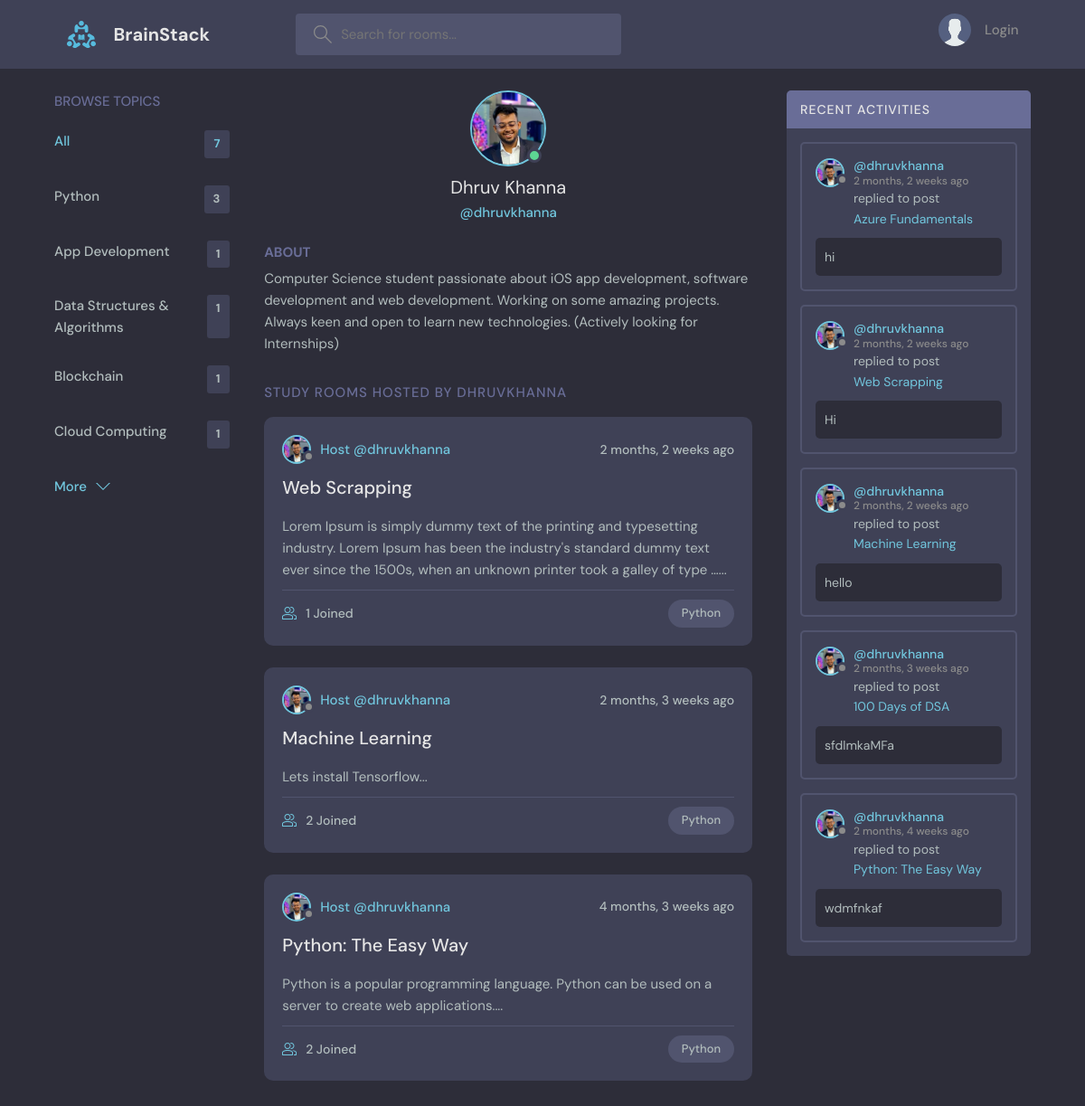
The app's page /profile/1/, older data.
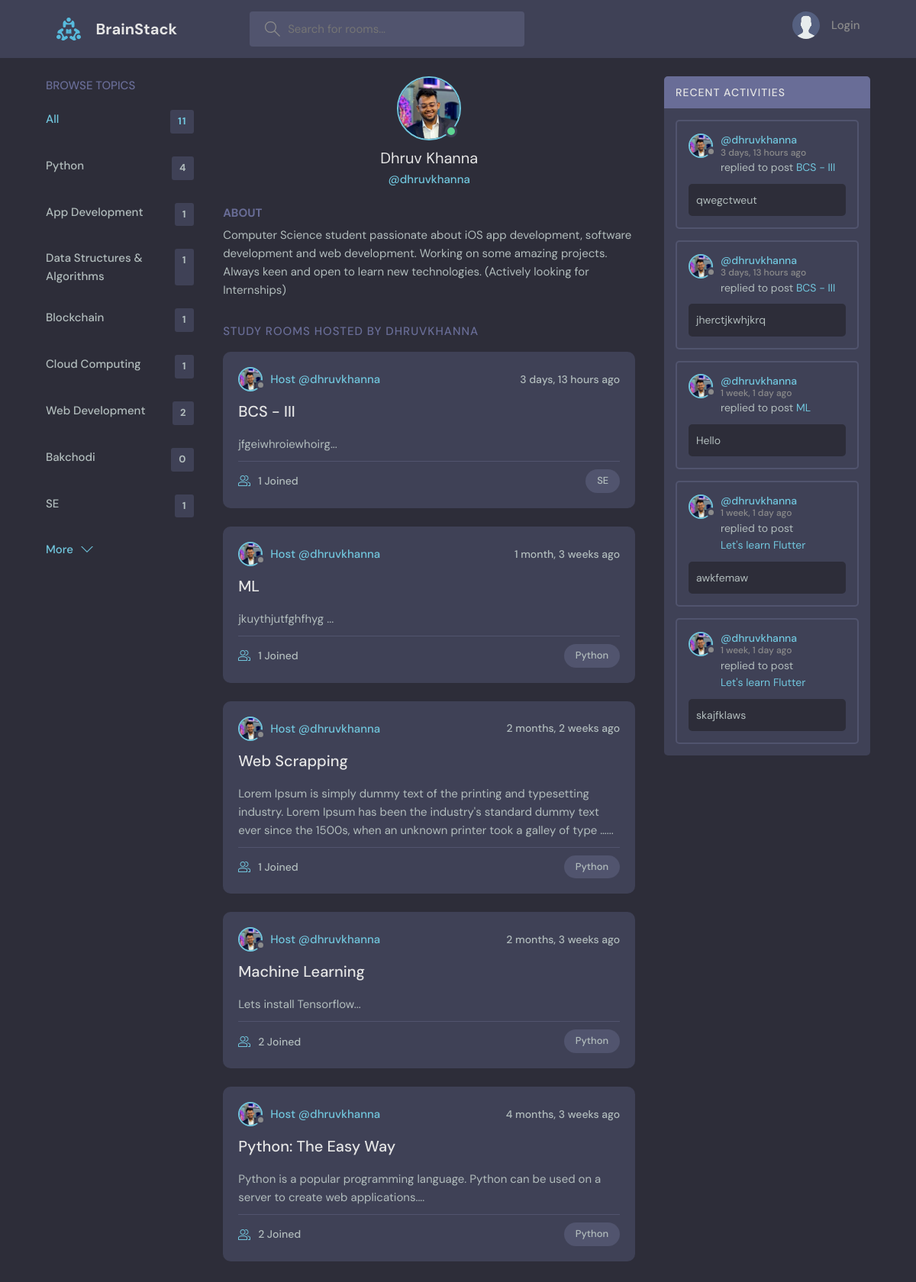
The same page, newer data.
### base/models.py (models this page shows, shortened)
class Topic(models.Model):
    name = models.CharField(max_length=150)

class Room(models.Model):
    host = models.ForeignKey(User, on_delete = models.SET_NULL, null = True)
    topic = models.ForeignKey(Topic, on_delete = models.SET_NULL, null=True)
    name = models.CharField(max_length=200)
    description = models.TextField(null=True, blank=True)
    participants = models.ManyToManyField(User, related_name='participants', blank=True) #as User is already connected to host, so we add a related_name to connect User to participant
    updated = models.DateTimeField(auto_now=True)
    created = models.DateTimeField(auto_now_add=True)
    def __str__(self):
        return self.name
    class Meta:
        ordering = ['-created', '-updated'] # -created for reverse ordering else it will be in ascending order

class User(AbstractUser):
    name = models.CharField(max_length=200, null=True)
    username = models.CharField(max_length=150, unique=True)
    email = models.EmailField(unique=True, null=True)
    bio = models.TextField(null=True)
    avatar = models.ImageField(null=True, default="avatar.svg")
    USERNAME_FIELD = 'username'
    REQUIRED_FIELDS = []

class Message(models.Model):
    user = models.ForeignKey(User, on_delete = models.CASCADE)
    room = models.ForeignKey(Room, on_delete = models.CASCADE)  #models.CASCADE deletes the messages upon deletion of the Room
    body = models.TextField()
    updated = models.DateTimeField(auto_now=True)
    created = models.DateTimeField(auto_now_add=True)
    liked = models.ManyToManyField(User, default=True, blank=True, related_name='liked')
    def __str__(self):
        return self.body[0:50]
    class Meta:
        ordering = ['-created', '-updated']

### base/views.py (the view)
# urls.py: path('profile/<str:pk>/', views.user_profile, name="user-profile"),
def user_profile(request, pk):
    user = User.objects.get(id=pk)
    rooms = user.room_set.all()
    room_messages = user.message_set.all()[0:5]
    topics = Topic.objects.all()
    total_rooms = Room.objects.all().count()
    context = {
        'user': user,
        'rooms' : rooms,
        'room_messages' : room_messages,
        'topics' : topics,
        'total_rooms' : total_rooms
    }
    return render(request, 'base/profile.html', context)

### base/templates/base/profile.html (shortened to what this page needs)
{% extends 'main.html' %}
{% block content %}
  <main class="profile-page layout layout--3">
    <div class="container">
      {% include 'base/topics_component.html' %}
      <div class="roomList">
        <div class="profile">
          <div class="profile__avatar">
            <div class="avatar avatar--large active">
              <img src="{{user.avatar.url}}" />
            </div>
          </div>
          <div class="profile__info">
            <h3>{{ user.name }}</h3>
            <p>@{{user.username}}</p>
          </div>
          <div class="profile__about">
            <h3>About</h3>
            <p>
              {{user.bio}}
            </p>
          </div>
        </div>
        <div class="roomList__header">
          <div>
            <h2>Study Rooms Hosted by {{ user.username }}</a>
            </h2>
          </div>
        </div>
        <div>
          <div class="hide-scrollbar" style="overflow: scroll; height: 80vh;">
            {% include 'base/feed_component.html' %}
          </div>
        </div>
      </div>
      {% include 'base/activity_component.html' %}
    </div>
  </main>
{% endblock content %}

### base/templates/base/topics_component.html
<div class="topics">
    <div class="topics__header">
    <h2>Browse Topics</h2>
    </div>
    <ul class="topics__list">
    <li>
        <a href="{% url 'home' %}" class="active">All <span>{{ total_rooms }}</span></a>
    </li>
    {% for topic in topics %}
    <li>
        <a href="{% url 'home' %}?q={{ topic.name }}">{{ topic.name }}<span>{{ topic.room_set.all.count }}</span></a>
    </li>
    {% endfor %}
    </ul>
    <a class="btn btn--link" href="{% url 'topics' %}">
    More
    <svg version="1.1" xmlns="http://www.w3.org/2000/svg" width="32" height="32" viewBox="0 0 32 32">
        <title>chevron-down</title>
        <path d="M16 21l-13-13h-3l16 16 16-16h-3l-13 13z"></path>
    </svg>
    </a>
</div>

### base/templates/base/feed_component.html (shortened to what this page needs)
    {% for room in rooms %}
        <div class="roomListRoom">
            <div class="roomListRoom__header">
                <a href="{% url 'user-profile' room.host.id %}" class="roomListRoom__author">
                <div class="avatar avatar--small">
                    <img src="{{room.host.avatar.url}}" />
                </div>
                <span>Host @{{ room.host.username }}</span>
                </a>
                <div class="roomListRoom__actions">
                <span>{{ room.created|timesince }} ago</span>
                </div>
            </div>
            <div class="roomListRoom__content">
                <a href="{% url 'room' room.id %}">{{ room.name }}</a>
                <p>
                {{ room.description|truncatechars:200 }}...
                </p>
            </div>
            <div class="roomListRoom__meta">
                <a href="{% url 'room' room.id %}" class="roomListRoom__joined">
                {{ room.participants.all.count }} Joined
                </a>
                <p class="roomListRoom__topic">{{ room.topic.name }}</p>
            </div>
        </div>
    {% endfor %}

### base/templates/base/activity_component.html (shortened to what this page needs)
<div class="activities">
    <div class="activities__header">
    <h2>Recent Activities</h2>
    </div>
    {% for message in room_messages %}
        <div class="activities__box">
        <div class="activities__boxHeader roomListRoom__header">
            <a href="{% url 'user-profile' message.user.id %}" class="roomListRoom__author">
            <div class="avatar avatar--small">
                <img src="{{ message.user.avatar.url }}" />
            </div>
            <p>
                @{{message.user.username}}
                <span>{{ message.created|timesince}} ago</span>
            </p>
            </a>
        </div>
        <div class="activities__boxContent">
            <p>replied to post <a href="{% url 'room' message.room.id %}">{{ message.room }}</a></p>
            <div class="activities__boxRoomContent">
                {{ message }}
            </div>
        </div>
        </div>
    {% endfor %}
</div>

Row changes from the older to the newer data that the page shows:
no longer on this page (row unchanged): Message: user.avatar (picture), user.username "dhruvkhanna", created "2 months, 2 weeks", room "Azure Fundamentals", body "hi"
no longer on this page (row unchanged): Message: user.avatar (picture), user.username "dhruvkhanna", created "2 months, 2 weeks", room "Web Scrapping", body "Hi"
no longer on this page (row unchanged): Message: user.avatar (picture), user.username "dhruvkhanna", created "2 months, 2 weeks", room "Machine Learning", body "hello"
no longer on this page (row unchanged): Message: user.avatar (picture), user.username "dhruvkhanna", created "2 months, 3 weeks", room "100 Days of DSA", body "sfdlmkaMFa"
no longer on this page (row unchanged): Message: user.avatar (picture), user.username "dhruvkhanna", created "2 months, 4 weeks", room "Python: The Easy Way", body "wdmfnkaf"
computed for Topic "Python": room_set.all.count "3" → "4"
added Topic: name "Web Development", room_set.all.count "2"
added Topic: name "Bakchodi", room_set.all.count "0"
added Topic: name "SE", room_set.all.count "1"
added Room: host.avatar (picture), host.username "dhruvkhanna", created "3 days, 13 hours", name "BCS - III", description "jfgeiwhroiewhoirg", participants.all.count "1", topic.name "SE"
added Room: host.avatar (picture), host.username "dhruvkhanna", created "1 month, 3 weeks", name "ML", description "jkuythjutfghfhyg", participants.all.count "1", topic.name "Python"
added Message: user.avatar (picture), user.username "dhruvkhanna", created "3 days, 13 hours", room "BCS - III", body "qwegctweut"
added Message: user.avatar (picture), user.username "dhruvkhanna", created "3 days, 13 hours", room "BCS - III", body "jherctjkwhjkrq"
added Message: user.avatar (picture), user.username "dhruvkhanna", created "1 week, 1 day", room "ML", body "Hello"
added Message: user.avatar (picture), user.username "dhruvkhanna", created "1 week, 1 day", room "Let's learn Flutter", body "awkfemaw"
added Message: user.avatar (picture), user.username "dhruvkhanna", created "1 week, 1 day", room "Let's learn Flutter", body "skajfklaws"
Text that changed along with them:
{{ total_rooms }}: "7" → "11"
